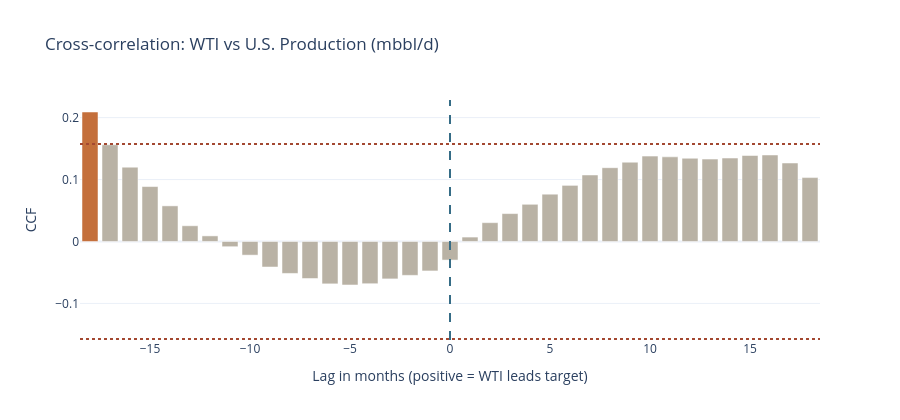

This figure's notebook cell:
### Code cell
plot_ccf(lead_lag_results["us_production_mbbld"]["ccf"], lead_lag_results["us_production_mbbld"]["label"])

### Figure 1 — Plotly figure (JSON) as saved in the notebook; plotly's stock layout.template omitted (floating-point values rounded to 4 significant figures)
{"data": [{"marker": {"color": ["#c46f3b", "#b9b2a5", "#b9b2a5", "#b9b2a5", "#b9b2a5", "#b9b2a5", "#b9b2a5", "#b9b2a5", "#b9b2a5", "#b9b2a5", "#b9b2a5", "#b9b2a5", "#b9b2a5", "#b9b2a5", "#b9b2a5", "#b9b2a5", "#b9b2a5", "#b9b2a5", "#b9b2a5", "#b9b2a5", "#b9b2a5", "#b9b2a5", "#b9b2a5", "#b9b2a5", "#b9b2a5", "#b9b2a5", "#b9b2a5", "#b9b2a5", "#b9b2a5", "#b9b2a5", "#b9b2a5", "#b9b2a5", "#b9b2a5", "#b9b2a5", "#b9b2a5", "#b9b2a5", "#b9b2a5"]}, "name": "CCF", "type": "bar", "x": [-18, -17, -16, -15, -14, -13, -12, -11, -10, -9, -8, -7, -6, -5, -4, -3, -2, -1, 0, 1, 2, 3, 4, 5, 6, 7, 8, 9, 10, 11, 12, 13, 14, 15, 16, 17, 18], "y": [0.209, 0.1562, 0.12, 0.08867, 0.0575, 0.02536, 0.009028, -0.008453, -0.02205, -0.04124, -0.05159, -0.05976, -0.06843, -0.07022, -0.0682, -0.06042, -0.05468, -0.04756, -0.03002, 0.007111, 0.03037, 0.04503, 0.06003, 0.07631, 0.09056, 0.1074, 0.1191, 0.128, 0.1378, 0.1366, 0.1343, 0.133, 0.1347, 0.1388, 0.1396, 0.1267, 0.1031]}], "layout": {"height": 420, "shapes": [{"line": {"color": "#a34831", "dash": "dot"}, "type": "line", "x0": 0, "x1": 1, "xref": "x domain", "y0": 0.1574, "y1": 0.1574, "yref": "y"}, {"line": {"color": "#a34831", "dash": "dot"}, "type": "line", "x0": 0, "x1": 1, "xref": "x domain", "y0": -0.1574, "y1": -0.1574, "yref": "y"}, {"line": {"color": "#356c86", "dash": "dash"}, "type": "line", "x0": 0, "x1": 0, "xref": "x", "y0": 0, "y1": 1, "yref": "y domain"}], "title": {"text": "Cross-correlation: WTI vs U.S. Production (mbbl/d)"}, "xaxis": {"title": {"text": "Lag in months (positive = WTI leads target)"}}, "yaxis": {"title": {"text": "CCF"}}}}
